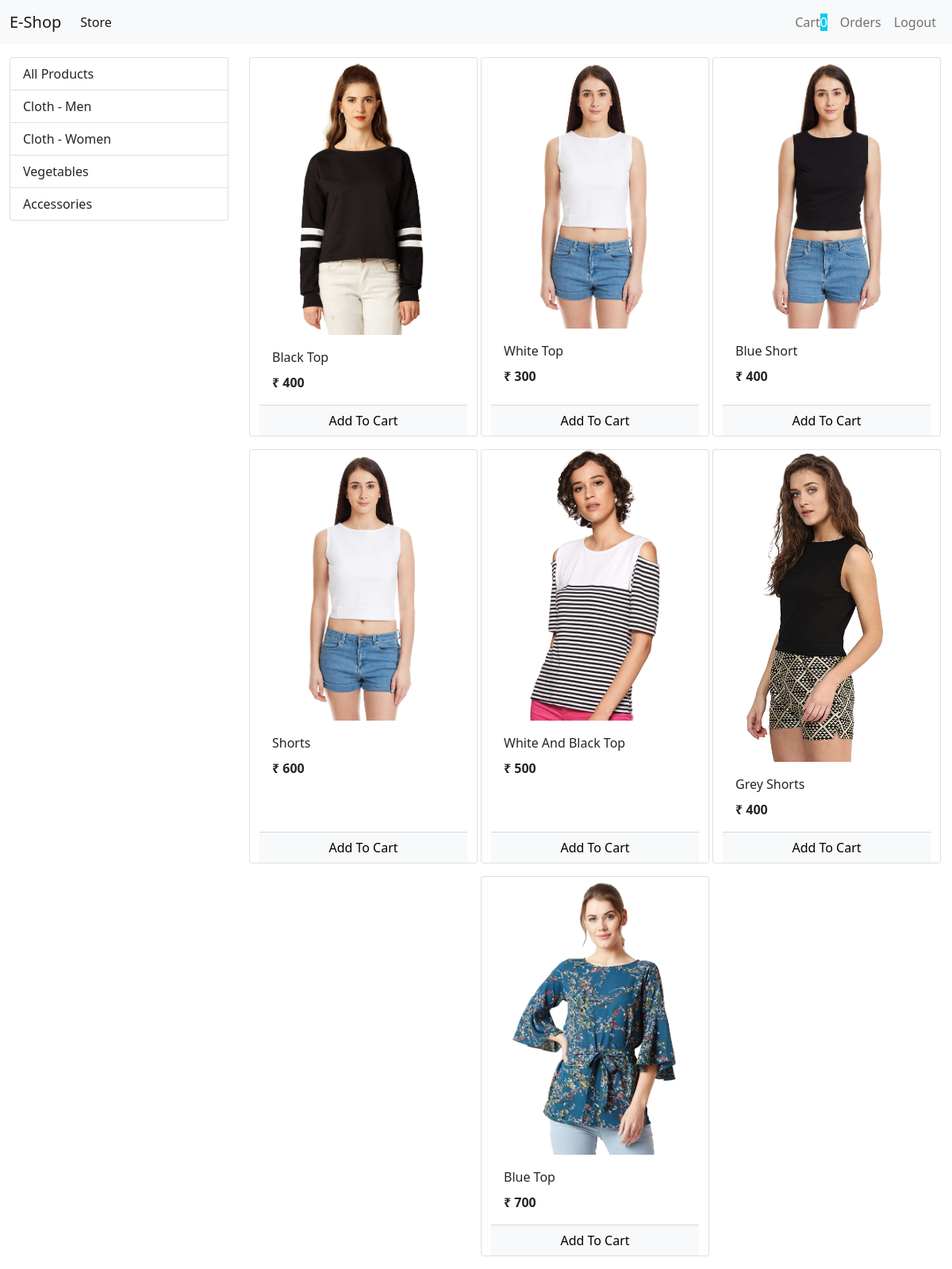
Page /?category=2 (signed in) on the committed database.
### store/models.py (models this page shows, shortened)
class Category(models.Model):
    name = models.CharField(max_length=50)

class Product(models.Model):
    name = models.CharField(max_length=50)
    price = models.IntegerField(default=0)
    description = models.CharField(max_length=50,default='',null=True,blank=True)
    image = models.ImageField(upload_to='uploads/products/')
    category = models.ForeignKey(Category,on_delete=models.CASCADE,default=1)

### store/views.py (the view, shortened to what this page needs)
# urls.py: path("", views.Index.as_view(), name="index"),
class Index(View):
    def get(self, request):
        cart = request.session.get('cart')
        if not cart:
            request.session['cart'] = {}
        products = Product.objects.all()
        category_list = Category.objects.all()
        category_id = request.GET.get('category')
        if category_id:
            products = Product.objects.filter(category=category_id)
        return render(request, 'store/index.html', {"products": products, "category_list": category_list})

### store/templatetags/cart.py (called while the page is built)
@register.filter(name='is_in_cart')
def is_in_cart(product, cart):
    keys = cart.keys()
    for id in keys:
        if int(id) == product.id:
            return True
    return False

@register.filter(name='currency')
def currency(number):
    return "₹ " + str(number)

### store/templates/store/index.html (shortened to what this page needs)
{% extends 'store/base.html' %}
{% load cart %}
{% block content %}
    <div class="container-fluid mt-3">
      <div class="row">
          <div class="col-lg-3 mx-auto">
          <div class="list-group">
               <a href="/" class="list-group-item list-group-item-action">All Products</a>
            {% for category in category_list %}
              <a href="?category={{category.id}}" class="list-group-item list-group-item-action">{{category.name}}</a>
             {% endfor %}
          </div>
          </div>
          <div id="products" class="col-lg-9 mx-auto">
                 <div class="row mx-auto">
                    {% for product in products %}
                    <div class="card mx-auto mb-3"  id={{product.id}} style="width: 18rem;">
                        <img src="{{product.image.url}}" class="card-img-top" alt="...">
                            <div class="card-body">
                                <p class="card-title">{{product.name|title}}</p>
                                <p class="card-text"><b>{{product.price|currency}}</b></p>
                            </div>
                       <div class="card-footer p-0 no-gutters">
                    {% if product|is_in_cart:request.session.cart %}
                        <div class="row no-gutters">
                            <form action="/#{{product.id}}" class="col-2 " method="post">
                                {% csrf_token %}
                                <input hidden type="text" name='product' value='{{product.id}}'>
                                <input hidden type="text" name='remove' value='True'>
                                <input type="submit" value=" - " class="btn btn-block btn-light border-right">
                            </form>
                                <div class="text-center col">{{product|cart_quantity:request.session.cart}} in Cart</div>
                                <form action="/#{{product.id}}" class="col-2 " method="post">
                                  {% csrf_token %}
                                  <input hidden type="text" name='product' value='{{product.id}}'>
                                  <input type="submit" value=" + " class="btn btn-block btn-light border-left">
                                </form>
                        </div>
                    {% else %}
                      <form action="/#{{product.id}}" method="POST" class="btn-block">
                          <input type="submit" class="float-right btn btn-light  form-control"
                            value="Add To Cart">
                      </form>
                    {% endif %}
                  </div>
                    </div>
                    {% endfor %}
                 </div>
          </div>
      </div>
    </div>
  {% endblock  %}

### rows in the picture
Category: name "Cloth - Men"
Category: name "Cloth - Women"
Category: name "Vegetables"
Category: name "Accessories"
Product: image (picture), name "Black Top", price "₹ 400"
Product: image (picture), name "White Top", price "₹ 300"
Product: image (picture), name "Blue Short", price "₹ 400"
Product: image (picture), name "Shorts", price "₹ 600"
Product: image (picture), name "White And Black Top", price "₹ 500"
Product: image (picture), name "Grey Shorts", price "₹ 400"
Product: image (picture), name "Blue Top", price "₹ 700"

### other values in the picture
{{ request.session.cart.keys|length }} "0"
